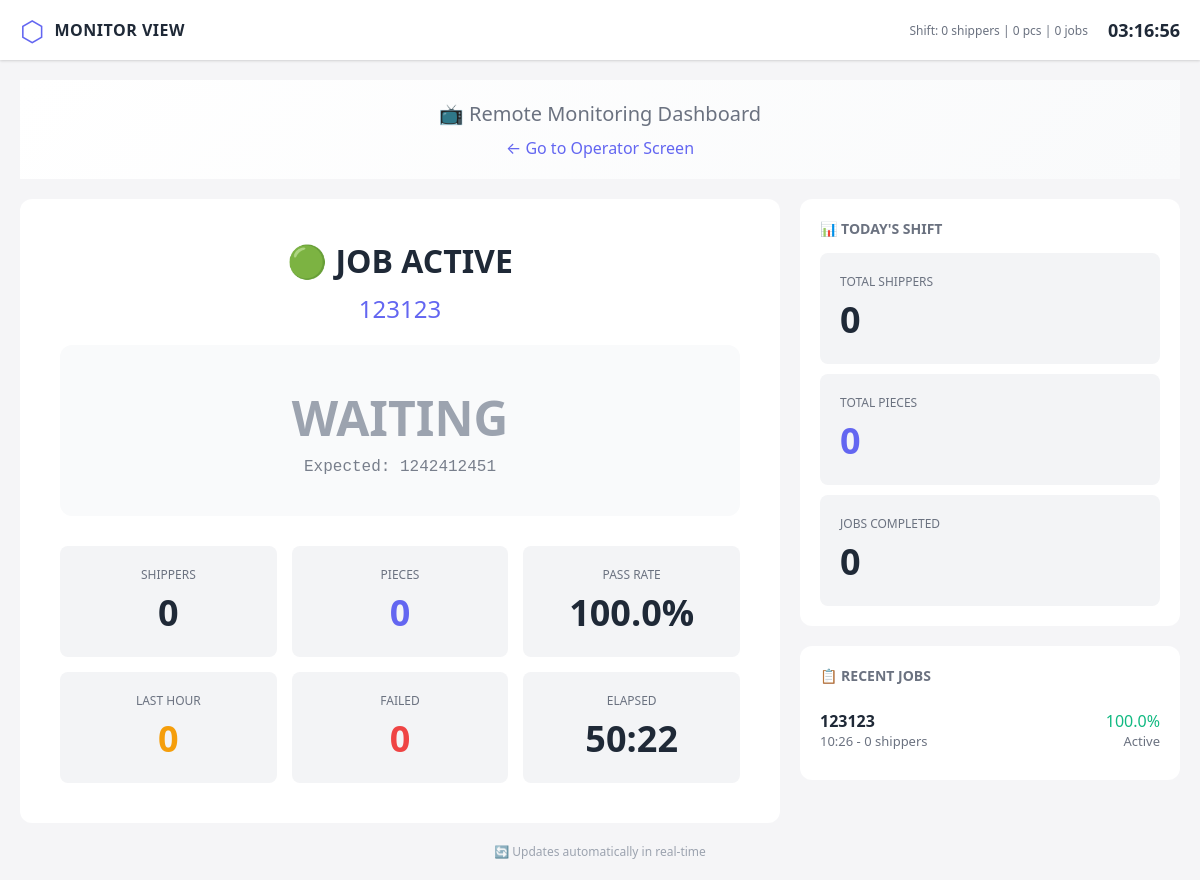
Page /monitor on the earlier database version.
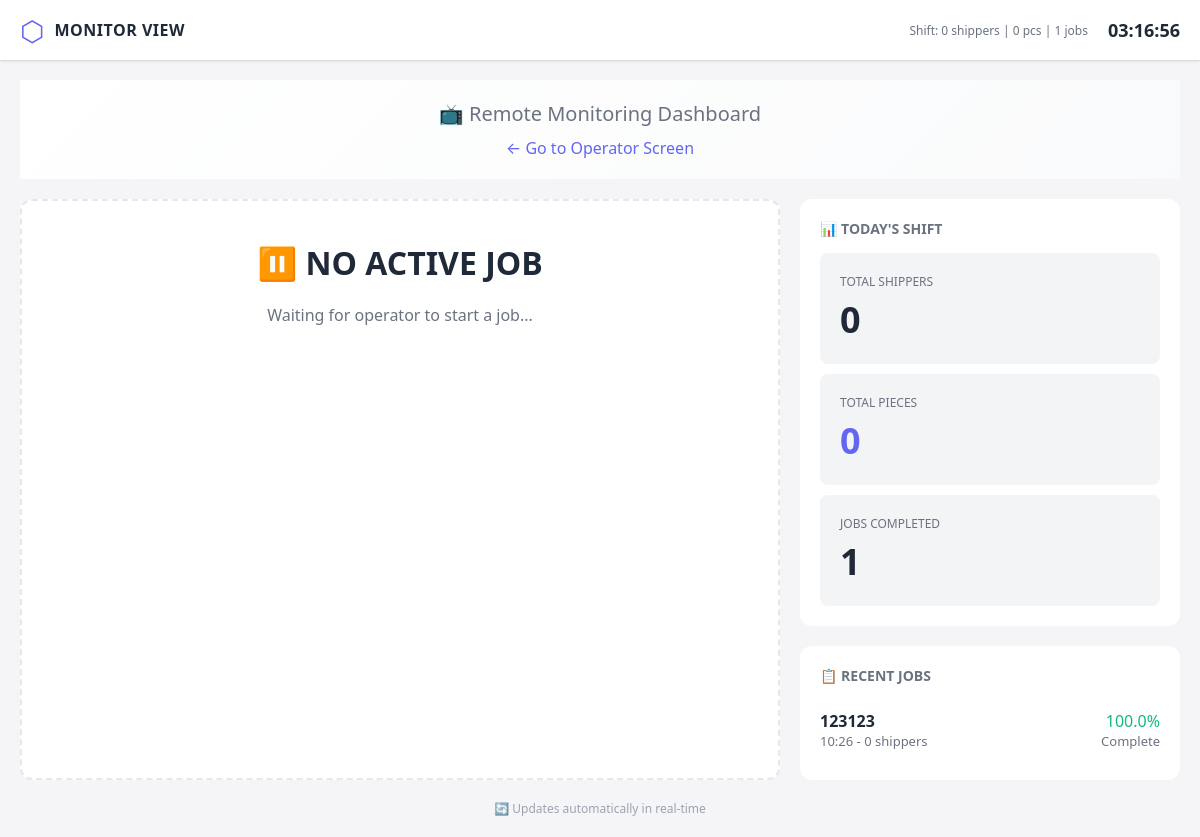
Same page on the later database version.
### app.py (models this page shows, shortened)
class ShiftStats(db.Model):
    __tablename__ = 'shift_stats'
    id = db.Column(db.Integer, primary_key=True)
    date = db.Column(db.Date, default=datetime.now().date, unique=True)
    total_shippers = db.Column(db.Integer, default=0)
    total_pieces = db.Column(db.Integer, default=0)
    total_pass = db.Column(db.Integer, default=0)
    total_fail = db.Column(db.Integer, default=0)
    jobs_completed = db.Column(db.Integer, default=0)
    @classmethod
    def get_today(cls):
        today = datetime.now().date()
        stats = cls.query.filter_by(date=today).first()
        if not stats:
            stats = cls(date=today)
            db.session.add(stats)
            db.session.commit()
        return stats

class Job(db.Model):
    __tablename__ = 'jobs'
    id = db.Column(db.Integer, primary_key=True)
    job_id = db.Column(db.String(100), nullable=False)
    expected_barcode = db.Column(db.String(200), nullable=False)
    pieces_per_shipper = db.Column(db.Integer, default=1)
    target_quantity = db.Column(db.Integer, default=0)
    start_time = db.Column(db.DateTime, default=datetime.now)
    end_time = db.Column(db.DateTime, nullable=True)
    is_active = db.Column(db.Boolean, default=True)
    scans = db.relationship('Scan', backref='job', lazy='dynamic')
    @property
    def pass_count(self) -> int:
        return self.scans.filter_by(status='PASS').count()
    @property
    def fail_count(self) -> int:
        return self.scans.filter_by(status='FAIL').count()
    @property
    def total_scans(self) -> int:
        return self.scans.count()
    @property
    def total_pieces(self) -> int:
        return self.pass_count * self.pieces_per_shipper
    @property
    def pass_rate(self) -> float:
        if self.total_scans == 0:
            return 100.0
        return (self.pass_count / self.total_scans) * 100
    @property
    def elapsed_seconds(self) -> int:
        if self.end_time:
            return int((self.end_time - self.start_time).total_seconds())
        return int((datetime.now() - self.start_time).total_seconds())
    @property
    def elapsed_formatted(self) -> str:
        seconds = self.elapsed_seconds
        hours, remainder = divmod(seconds, 3600)
        minutes, secs = divmod(remainder, 60)
        if hours > 0:
            return f"{hours}:{minutes:02d}:{secs:02d}"
        return f"{minutes}:{secs:02d}"
    def scans_in_last_hour(self) -> int:
        one_hour_ago = datetime.now() - timedelta(hours=1)
        return self.scans.filter(
            Scan.timestamp >= one_hour_ago,
            Scan.status == 'PASS'
        ).count()

### app.py (the view)
@app.route('/monitor')
def monitor():
    active_job = Job.query.filter_by(is_active=True).first()
    shift = ShiftStats.get_today()
    recent_jobs = Job.query.order_by(Job.start_time.desc()).limit(10).all()
    return render_template('monitor.html',
                          active_job=active_job,
                          shift=shift,
                          recent_jobs=recent_jobs)

### templates/monitor.html (shortened to what this page needs)
<!DOCTYPE html>
<html lang="en">
<head>
    <link rel="stylesheet" href="{{ url_for('static', filename='css/style.css') }}">
</head>
<body>
    <header class="header">
        <div class="header-left">
            <span class="logo">⬡</span>
            <span class="title">MONITOR VIEW</span>
        </div>
        <div class="header-right">
            <span class="shift-stats" id="shift-stats">
                Shift: <span id="shift-shippers">{{ shift.total_shippers }}</span> shippers |
                <span id="shift-pieces">{{ shift.total_pieces }}</span> pcs |
                <span id="shift-jobs">{{ shift.jobs_completed }}</span> jobs
            </span>
            <span class="clock" id="clock">--:--:--</span>
        </div>
    </header>
    <main class="main-content">
        <div class="monitor-header">
            <h1>📺 Remote Monitoring Dashboard</h1>
            <a href="/" class="nav-link">← Go to Operator Screen</a>
        </div>
        <div class="monitor-grid">
            <div class="big-status {{ 'idle' if not active_job else '' }}" id="main-status">
                {% if active_job %}
                    <h2>🟢 JOB ACTIVE</h2>
                    <div class="job-name" id="monitor-job-id">{{ active_job.job_id }}</div>
                    <div class="result-display" id="result-display">
                        <div class="result-text" id="result-text">WAITING</div>
                        <div class="result-barcode" id="result-barcode">Expected: {{ active_job.expected_barcode }}</div>
                    </div>
                    <div class="big-stats">
                        <div class="big-stat">
                            <span class="label">SHIPPERS</span>
                            <span class="value" id="stat-total">{{ active_job.total_scans }}</span>
                        </div>
                        <div class="big-stat">
                            <span class="label">PIECES</span>
                            <span class="value highlight-primary" id="stat-pieces">{{ active_job.total_pieces }}</span>
                        </div>
                        <div class="big-stat">
                            <span class="label">PASS RATE</span>
                            <span class="value" id="stat-rate">{{ '%.1f' % active_job.pass_rate }}%</span>
                        </div>
                        <div class="big-stat">
                            <span class="label">LAST HOUR</span>
                            <span class="value highlight-warning" id="hourly-shippers">{{ active_job.scans_in_last_hour() }}</span>
                        </div>
                        <div class="big-stat">
                            <span class="label">FAILED</span>
                            <span class="value highlight-danger" id="stat-fail">{{ active_job.fail_count }}</span>
                        </div>
                        <div class="big-stat">
                            <span class="label">ELAPSED</span>
                            <span class="value" id="job-elapsed">{{ active_job.elapsed_formatted }}</span>
                        </div>
                    </div>
                {% else %}
                    <h2>⏸️ NO ACTIVE JOB</h2>
                    <p style="color: var(--text-secondary); margin-top: 20px;">Waiting for operator to start a job...</p>
                {% endif %}
            </div>
            <div class="side-panel">
                <div class="panel-card">
                    <h3>📊 Today's Shift</h3>
                    <div class="big-stat" style="margin-bottom: 10px;">
                        <span class="label">TOTAL SHIPPERS</span>
                        <span class="value" id="shift-total-shippers">{{ shift.total_shippers }}</span>
                    </div>
                    <div class="big-stat" style="margin-bottom: 10px;">
                        <span class="label">TOTAL PIECES</span>
                        <span class="value highlight-primary" id="shift-total-pieces">{{ shift.total_pieces }}</span>
                    </div>
                    <div class="big-stat">
                        <span class="label">JOBS COMPLETED</span>
                        <span class="value" id="shift-total-jobs">{{ shift.jobs_completed }}</span>
                    </div>
                </div>
                <div class="panel-card">
                    <h3>📋 Recent Jobs</h3>
                    {% if recent_jobs %}
                        {% for job in recent_jobs[:5] %}
                        <div class="recent-job">
                            <div>
                                <div class="name">{{ job.job_id }}</div>
                                <div class="stats">{{ job.start_time.strftime('%H:%M') }} - {{ job.total_scans }} shippers</div>
                            </div>
                            <div style="text-align: right;">
                                <div class="{{ 'highlight-success' if job.pass_rate >= 99 else 'highlight-warning' if job.pass_rate >= 95 else 'highlight-danger' }}">
                                    {{ '%.1f' % job.pass_rate }}%
                                </div>
                                <div class="stats">{{ 'Active' if job.is_active else 'Complete' }}</div>
                            </div>
                        </div>
                        {% endfor %}
                    {% else %}
                        <p style="color: var(--text-muted);">No jobs today</p>
                    {% endif %}
                </div>
            </div>
        </div>
        <p class="refresh-note">🔄 Updates automatically in real-time</p>
    </main>
</body>
</html>

### static/css/style.css (style rules this page uses)
* { margin: 0; padding: 0; box-sizing: border-box; }
:root { --bg-dark: #f5f5f7; --bg-card: #ffffff; --bg-card-light: #f9fafb; --bg-input: #f3f4f6; --primary: #6366f1; --primary-hover: #4f46e5; --success: #10b981; --success-bg: #d1fae5; --danger: #ef4444; --danger-bg: #fee2e2; --warning: #f59e0b; --info: #3b82f6; --text-primary: #1f2937; --text-secondary: #6b7280; --text-muted: #9ca3af; --border: #e5e7eb; }
body { font-family: 'Segoe UI', system-ui, -apple-system, sans-serif; background-color: var(--bg-dark); color: var(--text-primary); min-height: 100vh; overflow-x: hidden; }
.header { display: flex; justify-content: space-between; align-items: center; background-color: var(--bg-card); padding: 12px 20px; height: 60px; box-shadow: 0 1px 3px 0 rgba(0, 0, 0, 0.1), 0 1px 2px 0 rgba(0, 0, 0, 0.06); }
.header-left { display: flex; align-items: center; gap: 10px; }
.logo { font-size: 28px; color: var(--primary); }
.title { font-size: 16px; font-weight: 700; letter-spacing: 0.5px; }
.header-right { display: flex; align-items: center; gap: 20px; }
.shift-stats { font-size: 12px; color: var(--text-secondary); }
.clock { font-size: 18px; font-weight: 700; font-variant-numeric: tabular-nums; }
.main-content { padding: 20px; max-width: 1200px; margin: 0 auto; }
.highlight-primary { color: var(--primary); }
.highlight-success { color: var(--success); }

### templates/monitor.html (style rules this page uses)
.monitor-header { background: linear-gradient(135deg, var(--bg-card) 0%, var(--bg-card-light) 100%); padding: 20px; text-align: center; margin-bottom: 20px; }
.monitor-header h1 { font-size: 20px; color: var(--text-secondary); font-weight: normal; }
.monitor-grid { display: grid; grid-template-columns: 2fr 1fr; gap: 20px; }
.big-status { background-color: var(--bg-card); border-radius: 12px; padding: 40px; text-align: center; }
.big-status.idle { border: 2px dashed var(--border); }
.big-status h2 { font-size: 32px; margin-bottom: 10px; }
.big-stat { background-color: var(--bg-input); border-radius: 8px; padding: 20px; }
.big-stat .label { font-size: 12px; color: var(--text-secondary); display: block; margin-bottom: 5px; }
.big-stat .value { font-size: 36px; font-weight: 700; }
.side-panel { display: flex; flex-direction: column; gap: 20px; }
.panel-card { background-color: var(--bg-card); border-radius: 12px; padding: 20px; }
.panel-card h3 { font-size: 14px; color: var(--text-secondary); margin-bottom: 15px; text-transform: uppercase; }
.recent-job { display: flex; justify-content: space-between; padding: 10px 0; border-bottom: 1px solid var(--border); }
.recent-job:last-child { border-bottom: none; }
.recent-job .name { font-weight: 600; }
.recent-job .stats { color: var(--text-secondary); font-size: 13px; }
.refresh-note { text-align: center; color: var(--text-muted); font-size: 12px; margin-top: 20px; }
.nav-link { display: inline-block; color: var(--primary); text-decoration: none; margin-top: 10px; }

Differences in the rows shown:
changed ShiftStats: jobs_completed "0" → "1"
changed Job: is_active "Active" → "Complete"; job_id "123123" → (not shown); expected_barcode "1242412451" → (not shown); total_pieces "0" → (not shown); elapsed_formatted "50:22" → (not shown)
Other differences:
{{ active_job.total_scans }}: "0" → (not shown)
{{ '%.1f' % active_job.pass_rate }}: "100.0" → (not shown)
{{ active_job.scans_in_last_hour() }}: "0" → (not shown)
{{ active_job.fail_count }}: "0" → (not shown)
text no longer shown: "🟢 JOB ACTIVE WAITING Expected: SHIPPERS PIECES PASS RATE % LAST HOUR FAILED ELAPSED"
text now shown: "⏸️ NO ACTIVE JOB Waiting for operator to start a job..."
